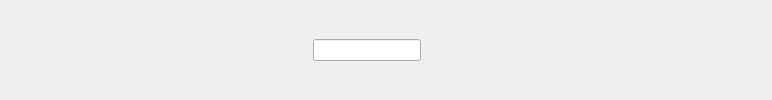
        <widget class="QWidget" name="header_widget" native="true">
         <layout class="QHBoxLayout" name="horizontalLayout_4">
          <item>
           <widget class="QPushButton" name="menu_btn">
            <property name="cursor">
             <cursorShape>PointingHandCursor</cursorShape>
            </property>
            <property name="styleSheet">
             <string notr="true">border:none</string>
            </property>
            <property name="text">
             <string/>
            </property>
            <property name="icon">
             <iconset resource="../../check/employee_resources.qrc">
              <normaloff>:/icons/menu.png</normaloff>:/icons/menu.png</iconset>
            </property>
            <property name="iconSize">
             <size>
              <width>20</width>
              <height>20</height>
             </size>
            </property>
            <property name="checkable">
             <bool>true</bool>
            </property>
           </widget>
          </item>
          <item>
           <spacer name="horizontalSpacer">
            <property name="orientation">
             <enum>Qt::Horizontal</enum>
            </property>
            <property name="sizeHint" stdset="0">
             <size>
              <width>264</width>
              <height>20</height>
             </size>
            </property>
           </spacer>
          </item>
          <item>
           <layout class="QHBoxLayout" name="horizontalLayout">
            <item>
             <widget class="QLineEdit" name="search_le"/>
            </item>
            <item>
             <widget class="QPushButton" name="search_btn">
              <property name="styleSheet">
               <string notr="true">border:none
</string>
              </property>
              <property name="text">
               <string/>
              </property>
              <property name="icon">
               <iconset resource="../../check/employee_resources.qrc">
                <normaloff>:/icons/search.png</normaloff>:/icons/search.png</iconset>
              </property>
              <property name="checkable">
               <bool>true</bool>
              </property>
             </widget>
            </item>
           </layout>
          </item>
          <item>
           <spacer name="horizontalSpacer_2">
            <property name="orientation">
             <enum>Qt::Horizontal</enum>
            </property>
            <property name="sizeHint" stdset="0">
             <size>
              <width>264</width>
              <height>20</height>
             </size>
            </property>
           </spacer>
          </item>
          <item>
           <widget class="QPushButton" name="profile_btn">
            <property name="styleSheet">
             <string notr="true">border:none</string>
            </property>
            <property name="text">
             <string/>
            </property>
            <property name="icon">
             <iconset resource="../../check/employee_resources.qrc">
              <normaloff>:/icons/image (1).png</normaloff>:/icons/image (1).png</iconset>
            </property>
           </widget>
          </item>
         </layout>
        </widget>
